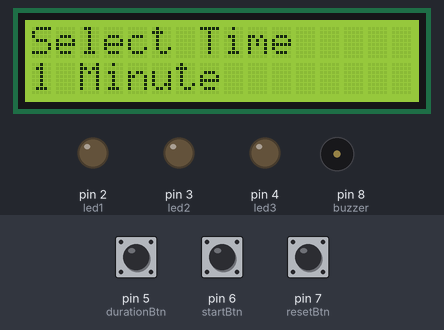
Simulated run of this sketch. Board: Arduino Uno, built with avr-gcc and run on an emulated ATmega328P. On the bench: 16×2 character LCD, output pins drawn as LEDs (lit = HIGH), buzzer (waves = sounding, pin HIGH). The test bench sets the inputs (shaded band); at power-on: pin 6 (startBtn) HIGH, pin 7 (resetBtn) HIGH, pin 5 (durationBtn) HIGH. The local clock reads 2024-03-15 10:24:30 at power-on unless the sketch sets it.

Above: at 1.2 s.
1.3 s: pin 6 (startBtn) pulled LOW for 0.15 s
At 2.9 s:
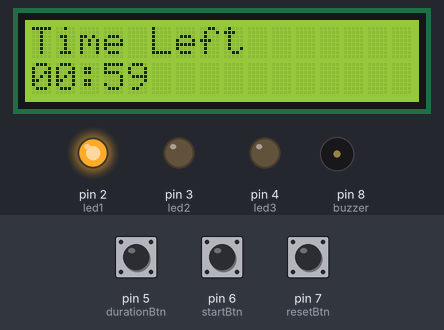
4.4 s: pin 7 (resetBtn) pulled LOW for 0.15 s
At 5.4 s:
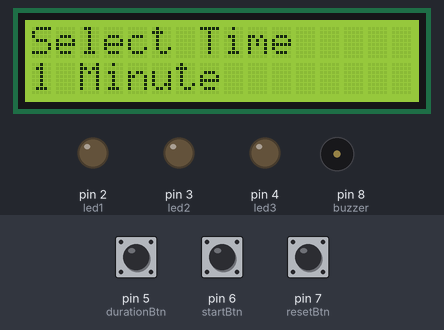
6.0 s: pin 5 (durationBtn) pulled LOW for 1 s
At 7.7 s:
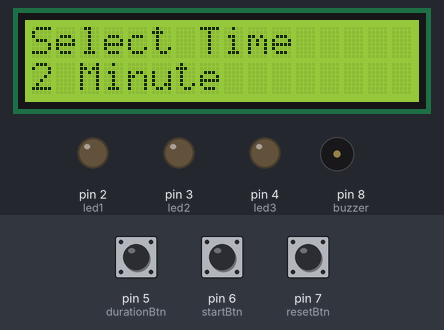
8.5 s: pin 6 (startBtn) pulled LOW for 1 s
At 9.6 s:
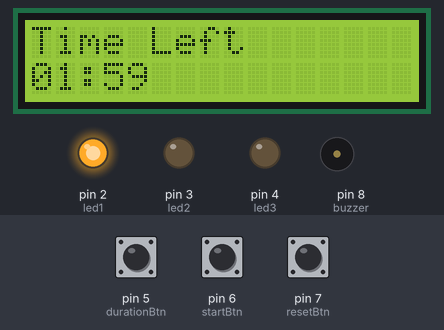
11.0 s: pin 7 (resetBtn) pulled LOW for 1 s
At 12.3 s:
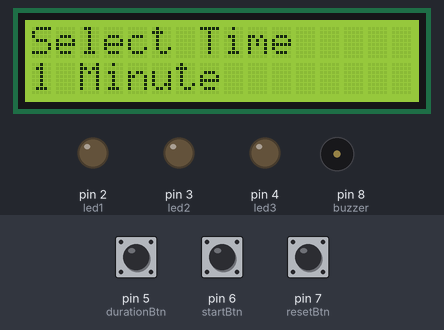
Timing chart, 0 to 14.0 s (numbered marks = the images above; inputs shaded):
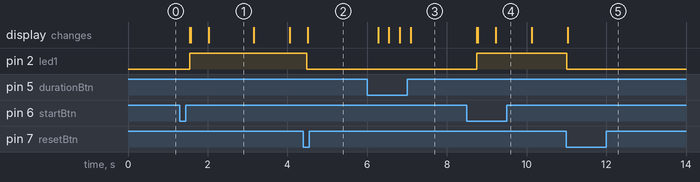

Measured:
- after the input at 1.3 s, pin 2 (led1): LOW → HIGH after 0.25 s; the display: first changes after 0.25 s (image 1 shows a later state)
- after the input at 4.4 s, pin 2 (led1): HIGH → LOW after 0.09 s; the display: changes after 0.11 s (image 2)
- after the input at 6.0 s, the display: changes after 0.27 s (image 3)
- after the input at 8.5 s, pin 2 (led1): LOW → HIGH after 0.25 s; the display: first changes after 0.25 s (image 4 shows a later state)
- after the input at 11.0 s, pin 2 (led1): HIGH → LOW at once; the display: changes at once (image 5)

The sketch:

smart_exam_alert.ino
```cpp
#include <Wire.h>
#include <RTClib.h>
#include <LiquidCrystal_I2C.h>

RTC_DS3231 rtc;
LiquidCrystal_I2C lcd(0x27, 16, 2);

// LEDs
const int led1 = 2;
const int led2 = 3;
const int led3 = 4;

// Buttons
const int durationBtn = 5;
const int startBtn = 6;
const int resetBtn = 7;

// Buzzer
const int buzzer = 8;

int durationMinutes = 1;
bool examStarted = false;

DateTime startTime;

bool warning30Given = false;
bool warning10Given = false;

void setup()
{
  pinMode(led1, OUTPUT);
  pinMode(led2, OUTPUT);
  pinMode(led3, OUTPUT);

  pinMode(durationBtn, INPUT_PULLUP);
  pinMode(startBtn, INPUT_PULLUP);
  pinMode(resetBtn, INPUT_PULLUP);

  pinMode(buzzer, OUTPUT);

  lcd.init();
  lcd.backlight();

  if (!rtc.begin())
  {
    lcd.clear();
    lcd.print("RTC Error!");
    while (1);
  }

  showMenu();
}

void loop()
{
  if (!examStarted)
  {
    if (digitalRead(durationBtn) == LOW)
    {
      delay(250);

      durationMinutes++;

      if (durationMinutes > 3)
        durationMinutes = 1;

      showMenu();
    }

    if (digitalRead(startBtn) == LOW)
    {
      delay(250);

      startTime = rtc.now();

      examStarted = true;

      warning30Given = false;
      warning10Given = false;

      digitalWrite(led1, HIGH);
      digitalWrite(led2, LOW);
      digitalWrite(led3, LOW);

      lcd.clear();
    }

    return;
  }

  if (digitalRead(resetBtn) == LOW)
  {
    resetSystem();
    return;
  }

  DateTime now = rtc.now();

  long elapsed =
      now.unixtime() -
      startTime.unixtime();

  long totalSeconds =
      durationMinutes * 60;

  long remaining =
      totalSeconds - elapsed;

  if (remaining < 0)
    remaining = 0;

  int minutes = remaining / 60;
  int seconds = remaining % 60;

  lcd.setCursor(0, 0);
  lcd.print("Time Left      ");

  lcd.setCursor(0, 1);

  if (minutes < 10) lcd.print("0");
  lcd.print(minutes);
  lcd.print(":");

  if (seconds < 10) lcd.print("0");
  lcd.print(seconds);
  lcd.print("   ");

  // 30-second warning
  if (remaining <= 30 && remaining > 10 && !warning30Given)
  {
    warning30Given = true;

    digitalWrite(led1, LOW);
    digitalWrite(led2, HIGH);

    tone(buzzer, 1000);
    delay(300);
    noTone(buzzer);
  }

  // 10-second warning
  if (remaining <= 10 && remaining > 0 && !warning10Given)
  {
    warning10Given = true;

    digitalWrite(led2, LOW);
    digitalWrite(led3, HIGH);

    for (int i = 0; i < 2; i++)
    {
      tone(buzzer, 1500);
      delay(200);
      noTone(buzzer);
      delay(200);
    }
  }

  // Time Up
  if (remaining == 0)
  {
    lcd.clear();

    lcd.setCursor(0, 0);
    lcd.print("TIME UP!");

    lcd.setCursor(0, 1);
    lcd.print("Stop Writing");

    digitalWrite(led1, LOW);
    digitalWrite(led2, LOW);
    digitalWrite(led3, HIGH);

    for (int i = 0; i < 5; i++)
    {
      tone(buzzer, 2000);
      delay(200);

      noTone(buzzer);
      delay(200);
    }

    while (1);
  }

  delay(200);
}

void showMenu()
{
  lcd.clear();

  lcd.setCursor(0, 0);
  lcd.print("Select Time");

  lcd.setCursor(0, 1);
  lcd.print(durationMinutes);
  lcd.print(" Minute ");
}

void resetSystem()
{
  examStarted = false;

  warning30Given = false;
  warning10Given = false;

  durationMinutes = 1;

  digitalWrite(led1, LOW);
  digitalWrite(led2, LOW);
  digitalWrite(led3, LOW);

  noTone(buzzer);

  showMenu();
}
```
